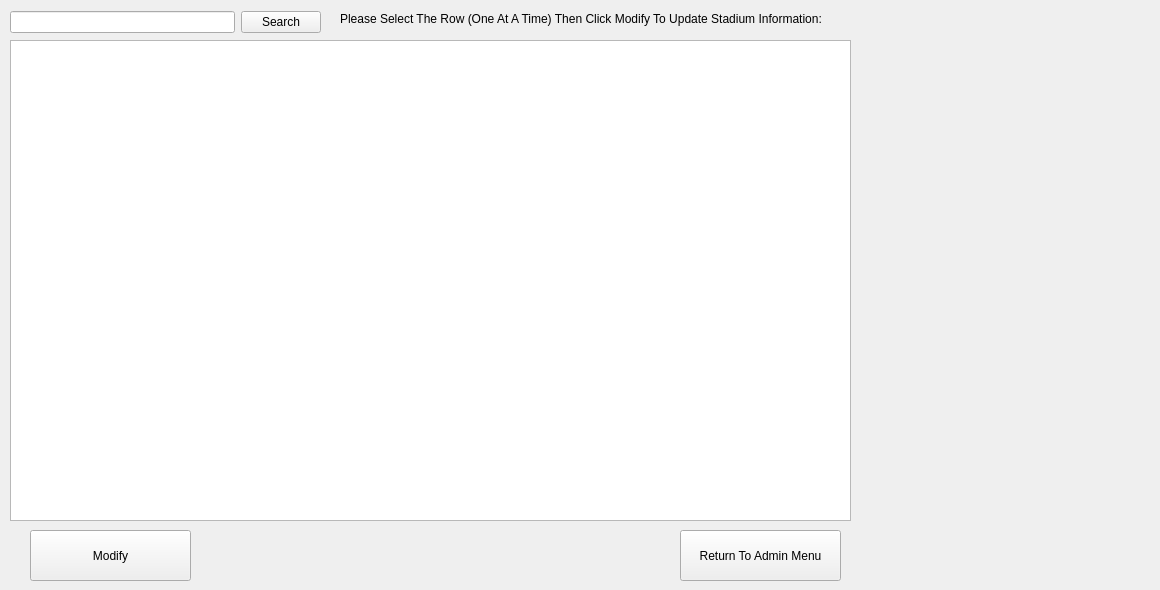
   <widget class="QWidget" name="page_ModifyStadium">
    <widget class="QPushButton" name="pushButton_ModifyInformation">
     <property name="geometry">
      <rect>
       <x>30</x>
       <y>530</y>
       <width>161</width>
       <height>51</height>
      </rect>
     </property>
     <property name="text">
      <string>Modify</string>
     </property>
    </widget>
    <widget class="QWidget" name="layoutWidget_12">
     <property name="geometry">
      <rect>
       <x>10</x>
       <y>10</y>
       <width>311</width>
       <height>25</height>
      </rect>
     </property>
     <layout class="QHBoxLayout" name="horizontalLayout_17">
      <item>
       <widget class="QLineEdit" name="lineEdit_Search_2"/>
      </item>
      <item>
       <widget class="QPushButton" name="pushButton_Search_2">
        <property name="text">
         <string>Search</string>
        </property>
       </widget>
      </item>
     </layout>
    </widget>
    <widget class="QTableWidget" name="tableWidget_Major_Admin_2">
     <property name="geometry">
      <rect>
       <x>10</x>
       <y>40</y>
       <width>841</width>
       <height>481</height>
      </rect>
     </property>
    </widget>
    <widget class="QLabel" name="label_18">
     <property name="geometry">
      <rect>
       <x>340</x>
       <y>8</y>
       <width>811</width>
       <height>21</height>
      </rect>
     </property>
     <property name="text">
      <string>Please Select The Row (One At A Time) Then Click Modify To Update Stadium Information:</string>
     </property>
    </widget>
    <widget class="QPushButton" name="pushButton_ReturnToAdminMenu">
     <property name="geometry">
      <rect>
       <x>680</x>
       <y>530</y>
       <width>161</width>
       <height>51</height>
      </rect>
     </property>
     <property name="text">
      <string>Return To Admin Menu</string>
     </property>
    </widget>
   </widget>
